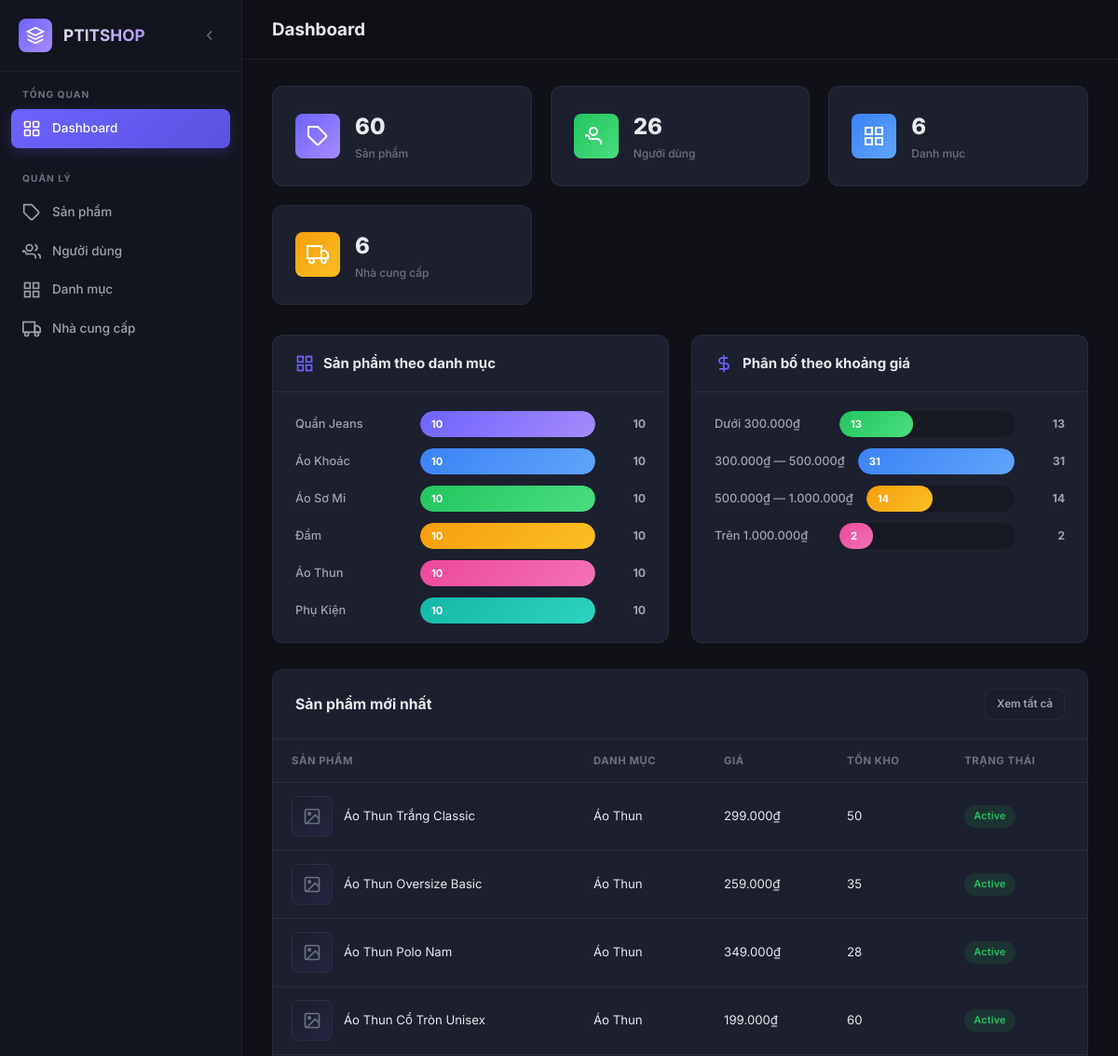
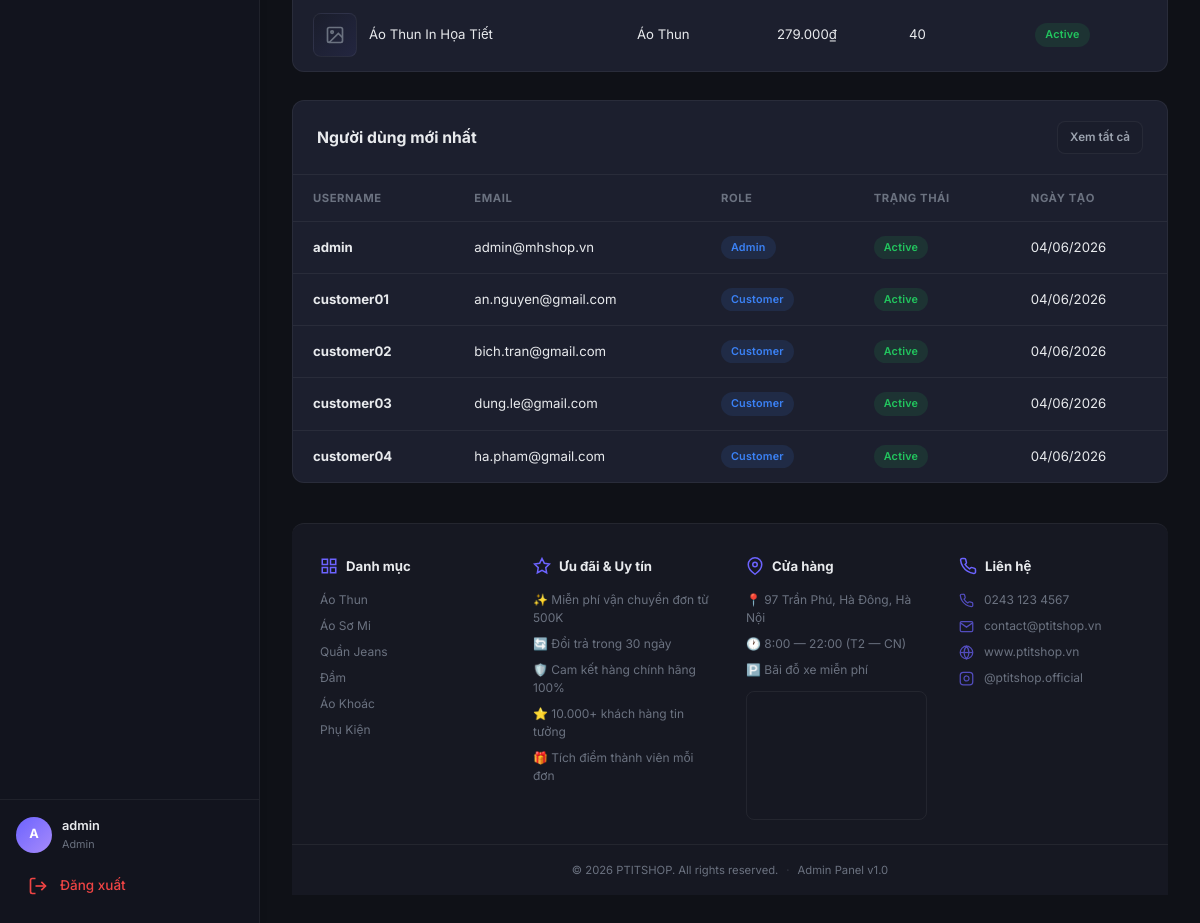
/admin/index.php (signed in), run on the app's committed database (2 pictures, top to bottom).
### tables this page shows
CREATE TABLE users (
    user_id       INT PRIMARY KEY AUTO_INCREMENT,
    username      VARCHAR(50) NOT NULL UNIQUE,
    password_hash VARCHAR(255) NOT NULL,
    role          ENUM('Admin', 'Staff', 'Customer') NOT NULL DEFAULT 'Staff',
    email         VARCHAR(100) UNIQUE,
    status        ENUM('Active', 'Inactive') NOT NULL DEFAULT 'Active',
    created_at    DATETIME DEFAULT CURRENT_TIMESTAMP,
    updated_at    DATETIME DEFAULT CURRENT_TIMESTAMP ON UPDATE CURRENT_TIMESTAMP
);

CREATE TABLE products (
    product_id     INT PRIMARY KEY AUTO_INCREMENT,
    product_name   VARCHAR(150) NOT NULL,
    category_id    INT,
    supplier_id    INT,
    unit_price     DECIMAL(12,2) NOT NULL,
    old_price      DECIMAL(12,2),
    stock_quantity INT NOT NULL DEFAULT 0,
    main_image     VARCHAR(255),
    description    TEXT,
    status         ENUM('Active', 'Inactive') NOT NULL DEFAULT 'Active',
    created_at     DATETIME DEFAULT CURRENT_TIMESTAMP,
    updated_at     DATETIME DEFAULT CURRENT_TIMESTAMP ON UPDATE CURRENT_TIMESTAMP,
    CONSTRAINT fk_products_categories FOREIGN KEY (category_id) REFERENCES categories(category_id) ON DELETE SET NULL ON UPDATE CASCADE,
    CONSTRAINT fk_products_suppliers FOREIGN KEY (supplier_id) REFERENCES suppliers(supplier_id) ON DELETE SET NULL ON UPDATE CASCADE
);

CREATE TABLE categories (
    category_id   INT PRIMARY KEY AUTO_INCREMENT,
    category_name VARCHAR(100) NOT NULL UNIQUE,
    description   TEXT,
    status        ENUM('Active', 'Inactive') NOT NULL DEFAULT 'Active',
    created_at    DATETIME DEFAULT CURRENT_TIMESTAMP,
    updated_at    DATETIME DEFAULT CURRENT_TIMESTAMP ON UPDATE CURRENT_TIMESTAMP
);

### admin/index.php (the view, shortened to what the rows shown need)
<?php
require_once __DIR__ . '/../includes/auth.php';
require_once __DIR__ . '/../includes/functions.php';
$pdo = getDBConnection();
$latestProducts = $pdo->query("
    SELECT p.*, c.category_name
    FROM products p
    LEFT JOIN categories c ON p.category_id = c.category_id
    ORDER BY p.created_at DESC LIMIT 5
")->fetchAll();
$latestUsers = $pdo->query("SELECT * FROM users ORDER BY created_at DESC LIMIT 5")->fetchAll();
$pageTitle = 'Dashboard';
require_once __DIR__ . '/../includes/header.php';
require_once __DIR__ . '/../includes/sidebar.php';
?>
<div class="dashboard-grid">
    <div class="dashboard-section" style="margin-bottom:0">
        <div class="dashboard-section-header">
            <h2>
                <svg viewBox="0 0 24 24" fill="none" stroke="currentColor" stroke-width="2"><rect x="3" y="3" width="7" height="7"/><rect x="14" y="3" width="7" height="7"/><rect x="3" y="14" width="7" height="7"/><rect x="14" y="14" width="7" height="7"/></svg>
                Sản phẩm theo danh mục
            </h2>
        </div>
    </div>
    <div class="dashboard-section" style="margin-bottom:0">
        <div class="dashboard-section-header">
            <h2>
                <svg viewBox="0 0 24 24" fill="none" stroke="currentColor" stroke-width="2"><line x1="12" y1="1" x2="12" y2="23"/><path d="M17 5H9.5a3.5 3.5 0 000 7h5a3.5 3.5 0 010 7H6"/></svg>
                Phân bố theo khoảng giá
            </h2>
        </div>
    </div>
</div>
<div class="table-wrapper" style="margin-bottom: 28px;">
    <div class="table-header">
        <h2>Sản phẩm mới nhất</h2>
    </div>
    <table>
        <thead><tr>
            <th>Sản phẩm</th>
            <th>Danh mục</th>
            <th>Giá</th>
            <th>Tồn kho</th>
            <th>Trạng thái</th>
        </tr></thead>
        <tbody>
        <?php foreach ($latestProducts as $p): ?>
        <tr>
            <td>
                <div class="product-cell">
                    <?php if ($p['main_image'] && file_exists(__DIR__ . '/../assets/uploads/' . $p['main_image'])): ?>
                        <img src="<?= baseUrl('assets/uploads/' . $p['main_image']) ?>" class="product-thumb" alt="">
                    <?php else: ?>
                        <div class="product-thumb-placeholder">
                            <svg viewBox="0 0 24 24" fill="none" stroke="currentColor" stroke-width="2"><rect x="3" y="3" width="18" height="18" rx="2"/><circle cx="8.5" cy="8.5" r="1.5"/><polyline points="21 15 16 10 5 21"/></svg>
                        </div>
                    <?php endif; ?>
                    <span><?= e($p['product_name']) ?></span>
                </div>
            </td>
            <td><?= e($p['category_name'] ?? '—') ?></td>
            <td><?= formatPrice($p['unit_price']) ?></td>
            <td>
                <?php if ($p['stock_quantity'] == 0): ?>
                    <span class="badge badge-danger"><?= $p['stock_quantity'] ?></span>
                <?php elseif ($p['stock_quantity'] < 10): ?>
                    <span class="badge badge-warning"><?= $p['stock_quantity'] ?></span>
                <?php else: ?>
                    <?= $p['stock_quantity'] ?>
                <?php endif; ?>
            </td>
            <td><span class="badge <?= $p['status'] === 'Active' ? 'badge-success' : 'badge-danger' ?>"><?= $p['status'] ?></span></td>
        </tr>
        <?php endforeach; ?>
        </tbody>
    </table>
</div>
<div class="table-wrapper">
    <div class="table-header">
        <h2>Người dùng mới nhất</h2>
    </div>
    <table>
        <thead><tr>
            <th>Username</th>
            <th>Email</th>
            <th>Role</th>
            <th>Trạng thái</th>
            <th>Ngày tạo</th>
        </tr></thead>
        <tbody>
        <?php foreach ($latestUsers as $u): ?>
        <tr>
            <td><strong><?= e($u['username']) ?></strong></td>
            <td><?= e($u['email'] ?? '—') ?></td>
            <td><span class="badge badge-info"><?= e($u['role']) ?></span></td>
            <td><span class="badge <?= $u['status'] === 'Active' ? 'badge-success' : 'badge-danger' ?>"><?= $u['status'] ?></span></td>
            <td><?= date('d/m/Y', strtotime($u['created_at'])) ?></td>
        </tr>
        <?php endforeach; ?>
        </tbody>
    </table>
</div>
<?php require_once __DIR__ . '/../includes/footer.php'; ?>

### includes/sidebar.php (shortened to what the rows shown need)
<aside class="sidebar" id="sidebar">
    <div class="sidebar-footer">
        <div class="user-info">
            <div class="user-avatar"><?= strtoupper(substr(currentUser()['username'], 0, 1)) ?></div>
            <div class="user-details">
                <span class="user-name"><?= e(currentUser()['username']) ?></span>
                <span class="user-role"><?= e(currentUser()['role']) ?></span>
            </div>
        </div>
    </div>
</aside>
<main class="main-content" id="mainContent">
    <header class="top-bar">
        <h1 class="page-title"><?= e($pageTitle ?? 'Dashboard') ?></h1>
    </header>
    <div class="content-area">

### data on the page
users: username "A", username "admin", role "Admin", email "admin@mhshop.vn", status "Active", created_at "04/06/2026"
products: product_name "Áo Thun Trắng Classic", category.category_name "Áo Thun", unit_price "299.000₫", stock_quantity "50", status "Active"
products: product_name "Áo Thun Oversize Basic", category.category_name "Áo Thun", unit_price "259.000₫", stock_quantity "35", status "Active"
products: product_name "Áo Thun Polo Nam", category.category_name "Áo Thun", unit_price "349.000₫", stock_quantity "28", status "Active"
products: product_name "Áo Thun Cổ Tròn Unisex", category.category_name "Áo Thun", unit_price "199.000₫", stock_quantity "60", status "Active"
products: product_name "Áo Thun In Họa Tiết", category.category_name "Áo Thun", unit_price "279.000₫", stock_quantity "40", status "Active"
users: username "customer01", email "an.nguyen@gmail.com", role "Customer", status "Active", created_at "04/06/2026"
users: username "customer02", email "bich.tran@gmail.com", role "Customer", status "Active", created_at "04/06/2026"
users: username "customer03", email "dung.le@gmail.com", role "Customer", status "Active", created_at "04/06/2026"
users: username "customer04", email "ha.pham@gmail.com", role "Customer", status "Active", created_at "04/06/2026"

### other printed values
$pageTitle "Dashboard"
$totalProducts "60"
$totalUsers "26"
$totalCategories "6"
$totalSuppliers "6"
$cs['category_name'] "Quần Jeans"
$cs['product_count'] "10"
$cs['category_name'] "Áo Khoác"
$cs['category_name'] "Áo Sơ Mi"
$cs['category_name'] "Đầm"
$cs['category_name'] "Áo Thun"
$cs['category_name'] "Phụ Kiện"
$ps['label'] "Dưới 300.000₫"
$ps['count'] "13"
$ps['label'] "300.000₫ — 500.000₫"
